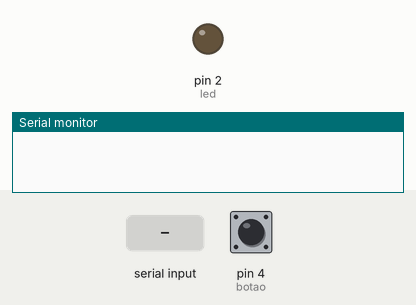
Bench run of a sketch on a simulated Arduino Uno, built with avr-gcc and run on an emulated ATmega328P. On the bench: output pins drawn as LEDs (lit = HIGH), the last lines printed to the serial monitor. The test bench sets the inputs (shaded band); at power-on: pin 4 (botao) LOW. The local clock reads 2024-03-15 10:24:30 at power-on unless the sketch sets it.

Above: at 1.2 s.
1.3 s: pin 4 (botao) pulled HIGH for 0.15 s
At 1.6 s:
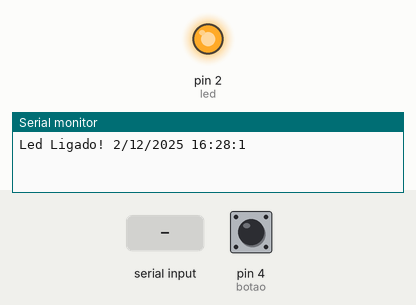
4.4 s: pin 4 (botao) pulled HIGH for 1 s
At 5.2 s:
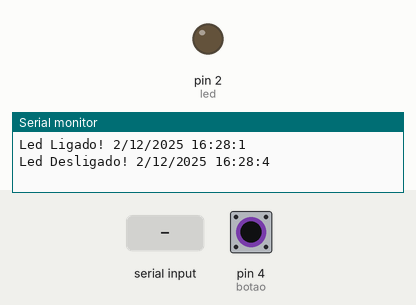
6.9 s: pin 4 (botao) pulled HIGH for 3.2 s
At 8.3 s:
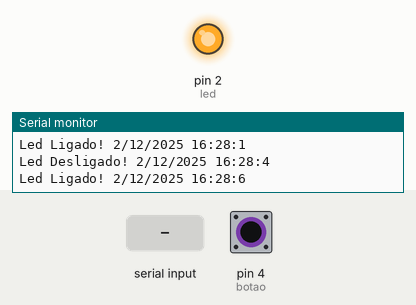
11.6 s: "desligar\n" received over Serial
At 12.2 s:
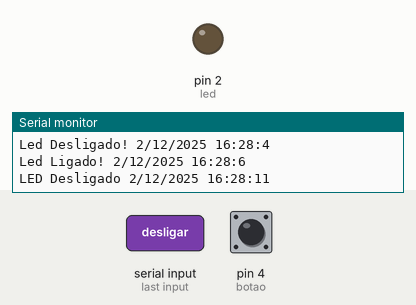
Timing chart, 0 to 14.6 s (numbered marks = the images above; inputs shaded):
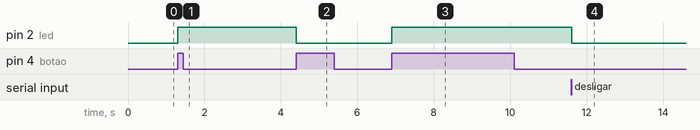

Measured:
- after the input at 1.3 s, pin 2 (led): LOW → HIGH at once
- after the input at 4.4 s, pin 2 (led): HIGH → LOW at once
- after the input at 6.9 s, pin 2 (led): LOW → HIGH at once
- after the input at 11.6 s, pin 2 (led): HIGH → LOW at once

The sketch:

timer_e_led.ino
```cpp
#include <Ds1302.h> //Biblioteca RTC DS1302
#define CLKpin 5 //Pino CLK
#define DATpin 6 //Pino DAT
#define RSTpin 7 //Pino RST

//Objeto rtc do tipo DS1302 - Parâmetros (pino RST, pino CLK, pino DAT)
Ds1302 rtc(RSTpin, CLKpin, DATpin);

const static char* DiasdaSemana[] = { "Segunda", "Terça", "Quarta", "Quinta", "Sexta", "Sábado", "Domingo" };

int led = 2;
int botao = 4;

bool dataHoraAtualizada = false;

int estadoLed = LOW;
int ultimoBotao = LOW;


void setup() {
  pinMode(led, OUTPUT);
  pinMode(botao, INPUT);

  Serial.begin(9600);
  rtc.init(); //Inicializa o rtc

  // Ajuste inicial da data/hora (faça uma vez, depois comente estas linhas)
  Ds1302::DateTime dt;
  dt.year = 25;     // ano 2025 → biblioteca usa dois dígitos
  dt.month = 12;    // mês (1–12)
  dt.day = 2;       // dia (1–31)
  dt.hour = 16;     // hora (0–23)
  dt.minute = 28;   // minuto (0–59)
  dt.second = 0;    // segundo (0–59)
  dt.dow = 2;       // dia da semana (1=Segunda, 7=Domingo)
  rtc.setDateTime(&dt);  // grava no RTC
}

void loop() {
  Ds1302::DateTime now;
  rtc.getDateTime(&now);

  int leitura = digitalRead(botao);
  // Monta a string com data e hora
  String dataHora = String(now.day) + "/" +
                    String(now.month) + "/" +
                    String(2000 + now.year) + " " +
                    String(now.hour) + ":" +
                    String(now.minute) + ":" +
                    String(now.second);

  // Detecta mudança de estado do botão (bordo de subida)
  if (leitura == HIGH && ultimoBotao == LOW) {
    estadoLed = !estadoLed;          // Alterna o LED
    digitalWrite(led, estadoLed);
    delay(200);
    if (estadoLed == HIGH) {
    Serial.println("Led Ligado! "+dataHora);
  } else {
    Serial.println("Led Desligado! "+dataHora);
  }
  }

  if(Serial.available()>0){
    String comando = Serial.readStringUntil('\n'); // lê até ENTER
    comando.trim(); // remove espaços e quebras de linha


    if (comando.equalsIgnoreCase("ligar")){
      estadoLed = HIGH;
      digitalWrite(led, estadoLed);
      Serial.println("LED Ligado "+dataHora);
    } else if (comando.equalsIgnoreCase("desligar")){
      estadoLed = LOW;
      digitalWrite(led, estadoLed);
      Serial.println("LED Desligado "+dataHora);
    }
    else if (comando.startsWith("atualiza")) {
      if(!dataHoraAtualizada){
      int ano, mes, dia, hora, minuto, segundo;
      sscanf(comando.c_str(), "atualiza %d %d %d %d %d %d",
             &ano, &mes, &dia, &hora, &minuto, &segundo);
      atualizaHora(ano, mes, dia, hora, minuto, segundo);
      }
    }else {
      Serial.println("Comando desconhecido. "+dataHora);
    }
  }
  /*
  if(Serial.available()>0){
    char comando = Serial.read();
    if (comando == '1'){
        estadoLed= HIGH;
      digitalWrite(led, HIGH);
      	Serial.println("Led Ligado! "+dataHora);
              }

    else if (comando == '0') {        // Comando para desligar
      estadoLed = LOW;
      digitalWrite(led, LOW);
      Serial.println("Led Desligado! "+dataHora);
    }
  }*/


  // Agora sim: verifica o estado REAL do LED


  ultimoBotao = leitura;             // Atualiza estado do botão
}

void atualizaHora(int ano, int mes, int dia, int hora, int minuto, int segundo) {
  Ds1302::DateTime dt;
  dt.year   = ano % 100;   // biblioteca usa apenas 2 dígitos
  dt.month  = mes;
  dt.day    = dia;
  dt.hour   = hora;
  dt.minute = minuto;
  dt.second = segundo;
  dt.dow    = 1;           // ajuste conforme necessário

  rtc.setDateTime(&dt);

  // Recalcula dataHora após atualizar
  Ds1302::DateTime now;
  rtc.getDateTime(&now);

  String dataHora = String(now.day) + "/" +
                    String(now.month) + "/" +
                    String(2000 + now.year) + " " +
                    String(now.hour) + ":" +
                    String(now.minute) + ":" +
                    String(now.second);

  dataHoraAtualizada=true;

  Serial.println("Hora atualizada! " + dataHora);
}
```
